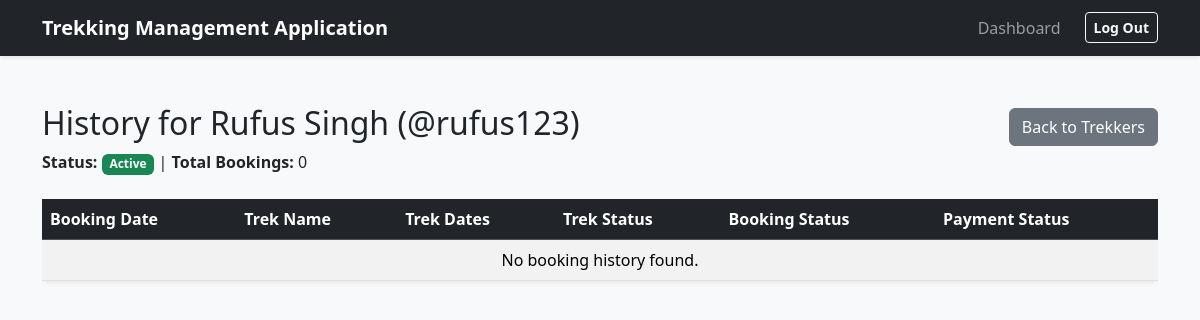
The page /admin/trekkers/4/history (signed in) on the database as committed earlier.
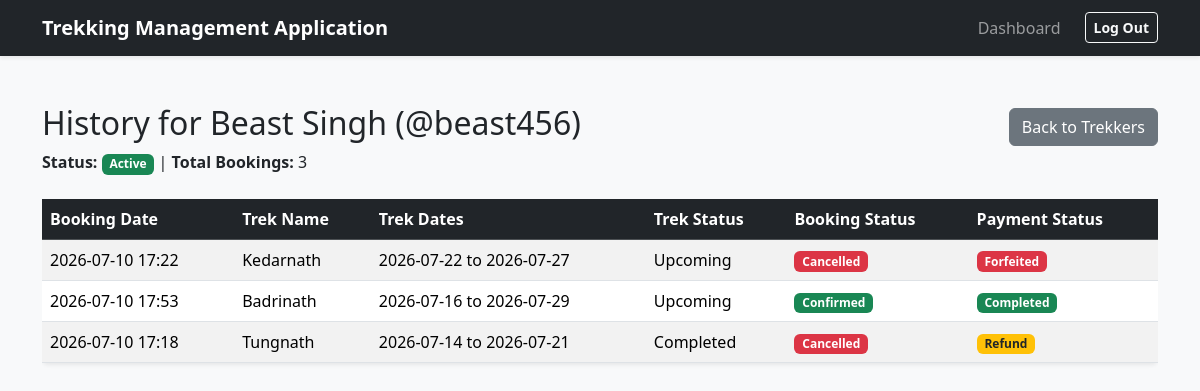
The same page on the database as committed later.
### app/models.py (models this page shows)
class User(db.Model):
    __tablename__ = "users"
    id = db.Column(db.Integer, primary_key=True)
    username = db.Column(db.String(80), unique=True, nullable=False)
    email_id = db.Column(db.String(120), nullable=False)
    password_hash = db.Column(db.String(256), unique=True, nullable=False)
    name = db.Column(db.String(80), nullable=False)
    role = db.Column(db.String(20), nullable=False)
    is_blacklisted = db.Column(db.Boolean, default=False)
    staff_profile = db.relationship('StaffProfile', backref='user', uselist=False, cascade='all, delete-orphan') # userlist =False strictly enforces a 1-to-1 relatiosnhip b/w users and staff_profiles table
    bookings = db.relationship('Booking', backref='trekker', lazy=True) # lazy=True Parameter is used tell SQLAlchemy that until i specifically state a python code like user.bookings do not run SQL Query

class Booking(db.Model):
    __tablename__ = 'bookings'
    id = db.Column(db.Integer, primary_key=True)
    user_id = db.Column(db.Integer, db.ForeignKey('users.id'), nullable=False)
    trek_id = db.Column(db.Integer, db.ForeignKey('treks.id'), nullable=False)
    booking_status = db.Column(db.String(20), default='Confirmed')
    payment_status = db.Column(db.String(20), default='Pending')
    booking_date = db.Column(db.DateTime, default=lambda: datetime.now(timezone.utc)) # using datetime.now(timezone.utc) with lambda, this will act as a function and every time a new row is inserted it will automatically take the correct time

class Trek(db.Model):
    __tablename__ = "treks"
    id = db.Column(db.Integer, primary_key=True)
    trek_name = db.Column(db.String(200), nullable=False)
    assigned_staff_id = db.Column(db.Integer, db.ForeignKey('users.id'), nullable=False)
    location = db.Column(db.String(100), nullable=False)
    difficulty = db.Column(db.String(50), nullable=False)
    duration = db.Column(db.Integer, nullable=False)
    available_slots = db.Column(db.Integer, nullable=False)
    status = db.Column(db.String(30), nullable=False)
    start_date = db.Column(db.DateTime, nullable=False)
    end_date = db.Column(db.DateTime, nullable=False)
    bookings = db.relationship('Booking', backref='trek', lazy=True, cascade='all, delete-orphan')
    assigned_staff = db.relationship('User', foreign_keys=[assigned_staff_id])

### app/routes/admin.py (the view)
@admin_bp.route('/trekkers/<int:trekker_id>/history')
def view_trekker_history(trekker_id):
    trekker_user = models.User.query.get_or_404(trekker_id)
    booking_history = (models.Booking.query.filter_by(user_id=trekker_id)
                       .join(models.Trek)
                       .order_by(models.Trek.start_date.desc())
                       .all()
                      )
    return render_template('/admin/trekkers/view_trekker_history.html', trekker=trekker_user, history=booking_history)

### app/routes/admin.py (called while the page is built)
@admin_bp.before_request
def admin_access():
    if 'user_id' not in session:
        flash("Access denied. Please login first")
        return redirect(url_for('auth.login'))
    if session.get('role') != 'Admin':
        flash("Not an Administrator")
        return redirect(url_for('auth.login'))

### app/templates/admin/trekkers/view_trekker_history.html (shortened to what this page needs)
{% extends "base.html" %}
{% block content %}
    <div class="mb-4">
        <div class="d-flex justify-content-between align-items-center">
            <h2>History for {{ trekker.name }} (@{{ trekker.username }})</h2>
            <a href="{{ url_for('admin.manage_trekkers') }}" class="btn btn-secondary">Back to Trekkers</a>
        </div>
        <p>
            <strong>Status:</strong>
            {% if trekker.is_blacklisted %}
                <span class="badge bg-danger">Blacklisted</span>
            {% else %}
                <span class="badge bg-success">Active</span>
            {% endif %}
            | <strong>Total Bookings:</strong> {{ history|length }}
        </p>
    </div>
    <div class="table-responsive">
    <table class="table table-striped table-hover shadow-sm bg-white rounded">
        <thead class="table-dark">
            <tr>
                <th>Booking Date</th>
                <th>Trek Name</th>
                <th>Trek Dates</th>
                <th>Trek Status</th>
                <th>Booking Status</th>
                <th>Payment Status</th>
            </tr>
        </thead>
        <tbody>
            {% for booking in history %}
            <tr>
                <td>{{ booking.booking_date.strftime('%Y-%m-%d %H:%M') }}</td>
                <td>{{ booking.trek.trek_name }}</td>
                <td>{{ booking.trek.start_date.strftime('%Y-%m-%d') }} to {{ booking.trek.end_date.strftime('%Y-%m-%d') }}</td>
                <td>{{ booking.trek.status }}</td>
                <td>
                    <span class="badge {% if booking.booking_status == 'Confirmed' %}bg-success{% elif booking.booking_status == 'Cancelled' %}bg-danger{% else %}bg-warning{% endif %}">
                        {{ booking.booking_status }}
                    </span>
                </td>
                <td>
                    <span class="badge {% if booking.payment_status == 'Forfeited' %}bg-danger{% elif booking.payment_status == 'Pending' %}bg-warning text-dark{% elif booking.payment_status == 'Refund' %}bg-warning text-dark{% else %}bg-success{% endif %}">
                        {{ booking.payment_status }}
                    </span>
                </td>
            </tr>
            {% else %}
            <tr>
                <td colspan="6" class="text-center">No booking history found.</td>
            </tr>
            {% endfor %}
        </tbody>
    </table>
</div>
{% endblock %}

Rows that differ between the two databases and show on the page:
changed User: name "Rufus Singh" → "Beast Singh"; username "rufus123" → "beast456"
added Booking: booking_date "2026-07-10 17:22", trek.trek_name "Kedarnath", trek.start_date "2026-07-22", trek.end_date "2026-07-27", trek.status "Upcoming", booking_status "Cancelled", payment_status "Forfeited"
added Booking: booking_date "2026-07-10 17:53", trek.trek_name "Badrinath", trek.start_date "2026-07-16", trek.end_date "2026-07-29", trek.status "Upcoming", booking_status "Confirmed", payment_status "Completed"
now on this page (row edited): Booking: booking_date "2026-07-10 17:18", trek.trek_name "Tungnath", trek.start_date "2026-07-14", trek.end_date "2026-07-21", trek.status "Completed", booking_status "Cancelled", payment_status "Refund"
Other text that changed with them:
{{ history|length }}: "0" → "3"
text no longer shown: "No booking history found."
